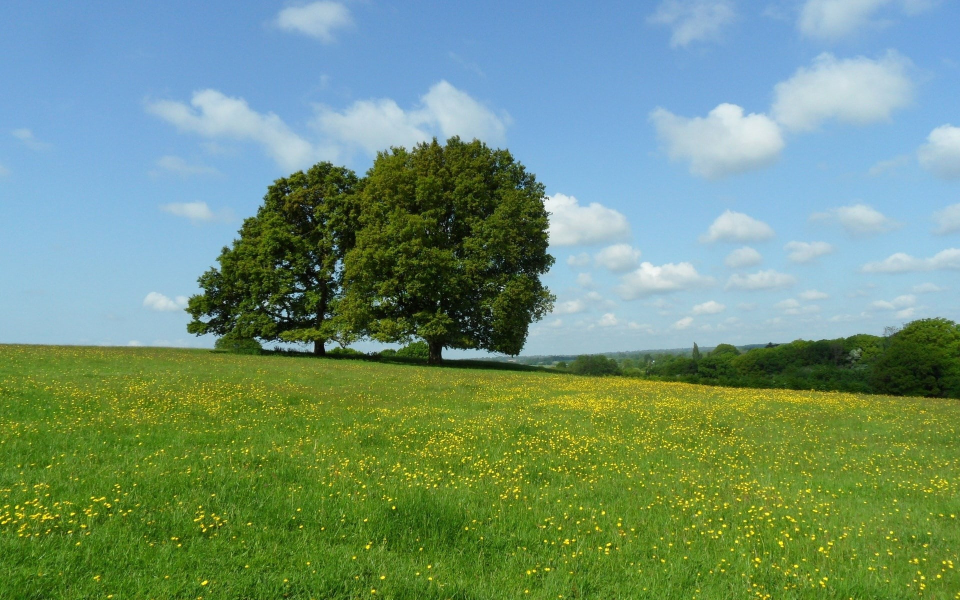
#> input picture laba/1.jpg, 1920 x 1200 px, given in place of Обои.png, which was not available (shown at 1/2 size)
$ python 4.py
#> lines starting #> are read from the running program, lines starting #| are printed output that depends on the picture; pictures that were not available may be replaced by others from this repository, and a replacement may not be noted
from PIL import Image


water_path = "C:/Users/dkeyd/OneDrive/Desktop/Абобы/Обои/1x/Обои.png"
base2 = "4.jpg"
output_image_path = "water_4.jpg"


with Image.open(water_path) as water:
#> water is the input picture: PIL image 1920x1200 RGB; mean R, G, B 112.9, 146.7, 119.3
    water.load()

base = Image.open(base2)
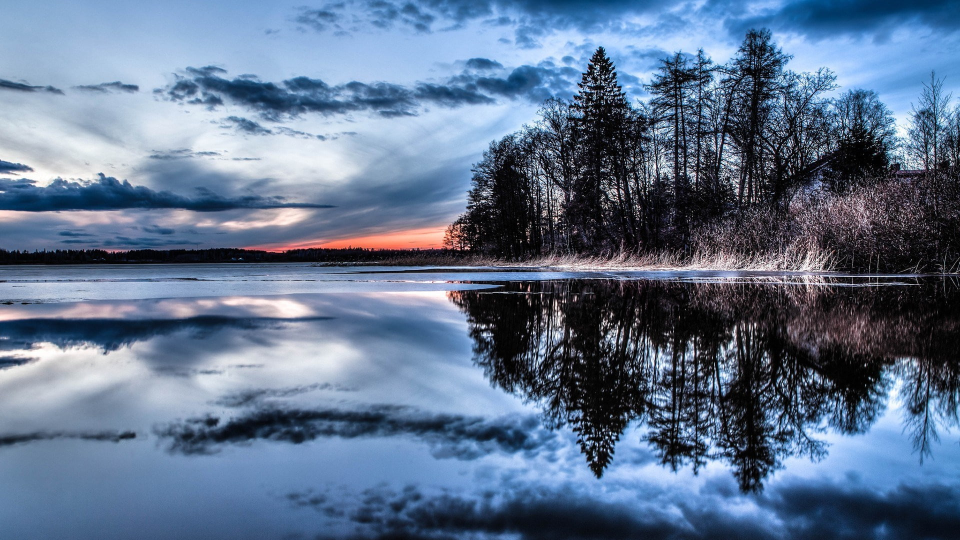
#> input picture laba/2.jpg, 1920 x 1080 px, given in place of 4.jpg, which was not available (shown at 1/2 size)
#> base is the input picture: PIL image 1920x1080 RGB; mean R, G, B 95.6, 115.4, 142.5
base = base.resize((water.size[0], water.size[1])).convert("L")
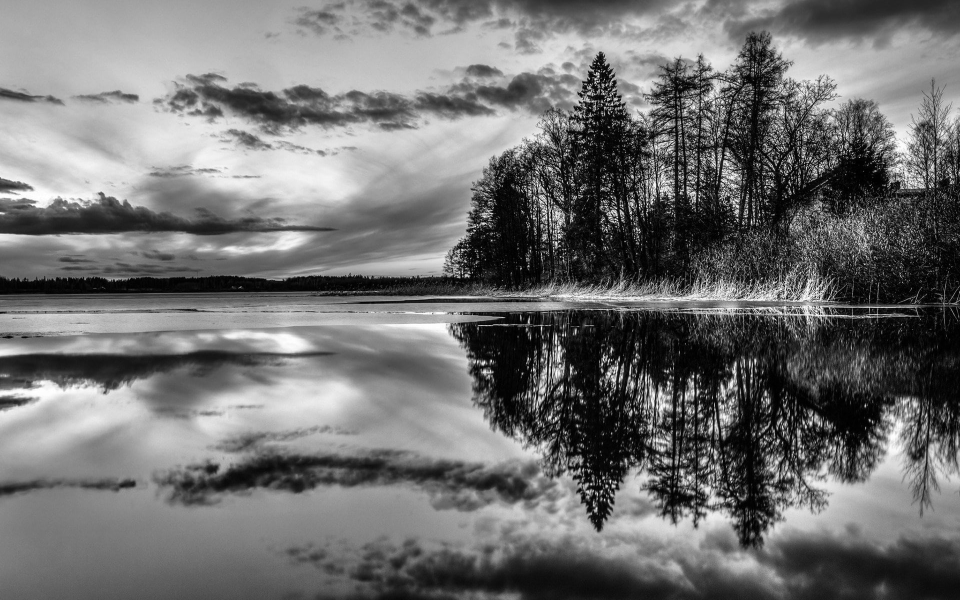
#> base: PIL image 1920x1200 L (shown at 1/2 size); min 0, max 255, mean 112.5

base1 = base.resize((100, 100))
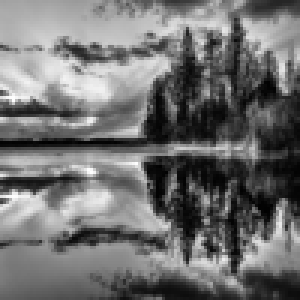
#> base1: PIL image 100x100 L (shown 3 times larger); min 0, max 255, mean 112.5

with Image.open(base2) as background:
    background.load()

    background.paste(base1, (50, 50))

    background.save(output_image_path)
    background.show()
